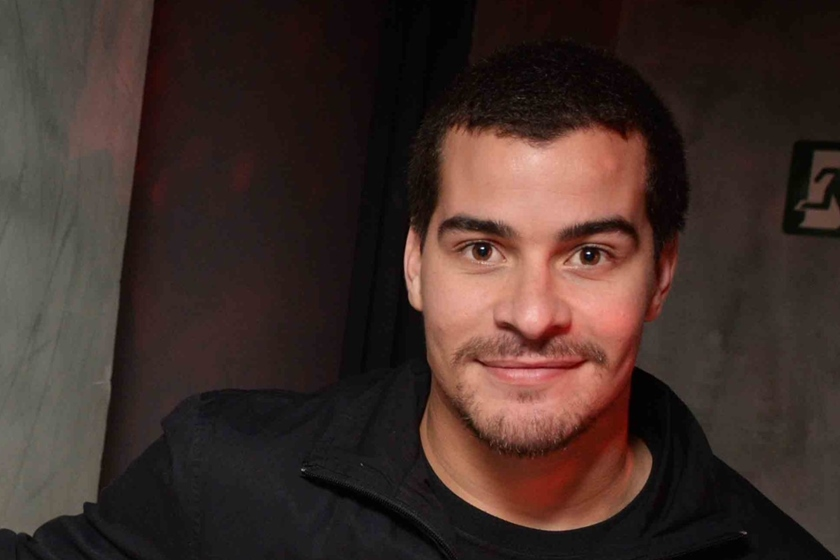
#> input picture aula-4-classificacao-objetos-analise-facial/desafio-1/imagens/foto.jpg, 840 x 560 px
$ jupyter execute desafio-1-solucao-colab.ipynb   (shell and % lines are left out)
#> lines starting #> are read from the running program, lines starting #| are printed output that depends on the picture; after the words box and inside, x2 and y2 are one past the last pixel; in counts of white or black regions, pixels touching at a corner belong together
#> further down, imagem is the input picture: shape (560, 840, 3); mean B, G, R 41.3, 46.5, 63.8
## Desafio 1

> Atenção: este notebook foi desenhado para funcionar no **Google Colab**. Se pretende executar localmente prefira a versão local deste notebook, sem o sufixo ```-colab```.

Pesquise no repositório de classificadores pré-treinados de Haar, um classificador de sorriso e exiba em tela a área referente ao retângulo do sorriso detectado.

Por se tratar de um componente de face, avalie combinar mais que um classificador.

## 1. Requerimentos

Todas as bibliotecas já estão instaladas no Google Colab.

* OpenCV >= 3.4.3
* Matplotlib >= 3.1.3
* Seaborn >= 0.0.10
* Numpy >= 1.18.1

### 1.2 Arquivos

Baixe o repositório do GitHub utilizando o comando abaixo. Em caso de atualização, utilize o comando para apagar o diretório antes.

Vamos agora posicionar o diretório do repositório para a aula respectiva. Nesse caso envie o comando de mudança de diretório.

[cell 1]
%cd fiap-ml-visao-computacional/aula-4-classificacao-objetos-analise-facial/desafio-1/

Importação de bibliotecas.

[cell 2]
import cv2
from matplotlib import pyplot as plt
import numpy as np

## 2. Solução

Construir uma função que receba uma imagem, analise se exista um rosto humano e identifique um sorriso. O tamanho identificado do sorriso pode identificar alguma intensidade.

Retorne a imagem com o tamanho do sorrido incluído na imagem de entrada, bem como com o retângulo delimitador nele.

[cell 3]
face_classifier = cv2.CascadeClassifier('../classificadores/haarcascade_frontalface_default.xml')
smile_classifier = cv2.CascadeClassifier('../classificadores/haarcascade_smile.xml')

def identificar_sorriso(imagem):

    gray = cv2.cvtColor(imagem, cv2.COLOR_BGR2GRAY)
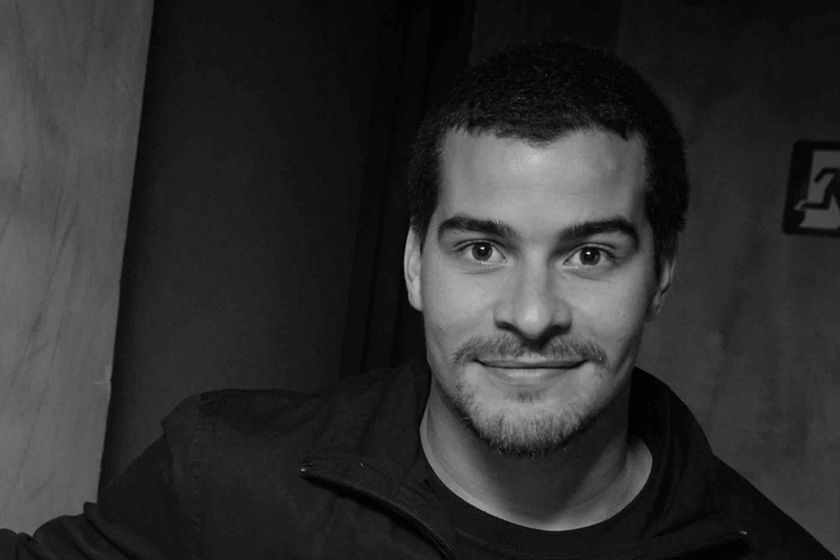
#> gray: shape (560, 840); min 0, max 244, mean 46.9
    faces = face_classifier.detectMultiScale(gray, 1.3, 5)
#> faces = [[384, 134, 304, 304]]

    if faces is ():
         cv2.putText(imagem, "rosto ausente", (50,50), cv2.FONT_HERSHEY_SIMPLEX, 1, (255,255,0), 2)

    for (x,y,w,h) in faces:

        cv2.rectangle(imagem, (x,y), (x+w, y+h), (255,255,0), 1)
        roi_gray = gray[y:y+h, x:x+w]
        roi_color = imagem[y:y+h, x:x+w]

        smile = smile_classifier.detectMultiScale(roi_gray, 1.7, 22, minSize=(25, 25))

        for (x, y, w, h) in smile:
            cv2.rectangle(roi_color, (x, y), (x+w, y+h), (255,255,0), 1)
            tamanho = int(w) * int(h)
            cv2.putText(imagem, "sorriso %s pixels"%(tamanho), (50,80), cv2.FONT_HERSHEY_SIMPLEX, 1, (255,255,0), 2)
            break
#> this loop made 1 pass
#> smile on pass 1: [[92, 208, 104, 52], [57, 187, 177, 88]]
#> pass 1, in identificar_sorriso, `roi_gray = gray[y:y+h, x:x+w]`:
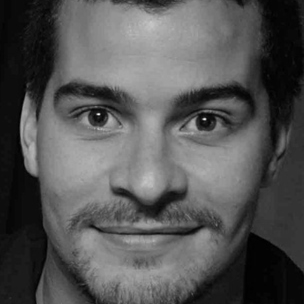
#> roi_gray: shape (304, 304); min 0, max 244, mean 84.6
#> pass 1, in identificar_sorriso, `roi_color = imagem[y:y+h, x:x+w]`:
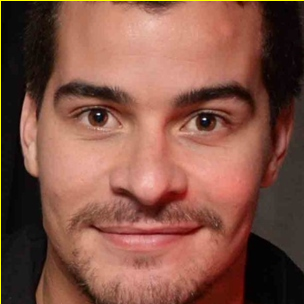
#> roi_color: shape (304, 304, 3); mean R, G, B 131.5, 84.4, 70.4
#> after the loop:
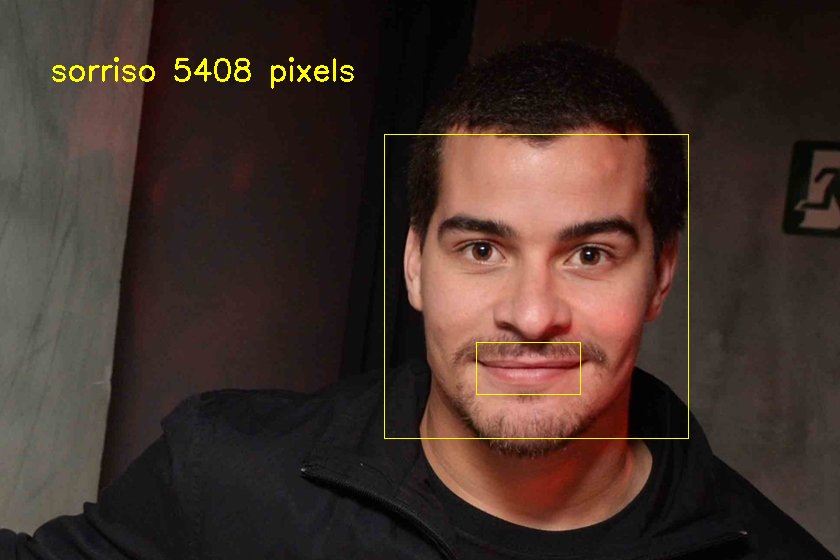
#> imagem: shape (560, 840, 3); mean R, G, B 65.3, 48.2, 41
#> after the loop:
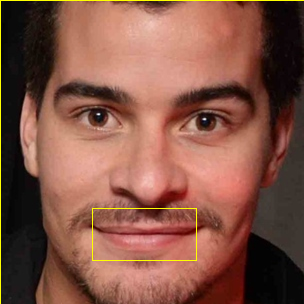
#> roi_color: shape (304, 304, 3); 0.34% of pixels changed, all inside (x1, y1, x2, y2) = (92, 208, 197, 261)

    return imagem

Faça o teste utilizando uma imagem de câmera.

Este método é de uso exclusivo do Colab, uma vez que não temos acesso direto a câmera do dispositivo.

Obtido dos [snippets avançados](https://colab.research.google.com/notebooks/snippets/advanced_outputs.ipynb#scrollTo=buJCl90WhNfq) do Google Colab.

[cell 4]
from IPython.display import display, Javascript
from google.colab.output import eval_js
from base64 import b64decode

def take_photo(filename='photo.jpg', quality=0.8):
  js = Javascript('''
    async function takePhoto(quality) {
      const div = document.createElement('div');
      const capture = document.createElement('button');
      capture.textContent = 'Capture';
      div.appendChild(capture);

      const video = document.createElement('video');
      video.style.display = 'block';
      const stream = await navigator.mediaDevices.getUserMedia({video: true});

      document.body.appendChild(div);
      div.appendChild(video);
      video.srcObject = stream;
      await video.play();

      // Resize the output to fit the video element.
      google.colab.output.setIframeHeight(document.documentElement.scrollHeight, true);

      // Wait for Capture to be clicked.
      await new Promise((resolve) => capture.onclick = resolve);

      const canvas = document.createElement('canvas');
      canvas.width = video.videoWidth;
      canvas.height = video.videoHeight;
      canvas.getContext('2d').drawImage(video, 0, 0);
      stream.getVideoTracks()[0].stop();
      div.remove();
      return canvas.toDataURL('image/jpeg', quality);
    }
    ''')
  display(js)
  data = eval_js('takePhoto({})'.format(quality))
  binary = b64decode(data.split(',')[1])
  with open(filename, 'wb') as f:
    f.write(binary)
  return filename

Função que obtem a foto da câmera do navegador e salva em uma pasta determinada.

[cell 5]
from IPython.display import Image
try:
  filename = take_photo("imagens/foto.jpg")
  print('Saved to {}'.format(filename))

  # Show the image which was just taken.
  display(Image(filename))
except Exception as err:
  # Errors will be thrown if the user does not have a webcam or if they do not
  # grant the page permission to access it.
  print(str(err))

[cell 6]
imagem = cv2.imread("imagens/foto.jpg")
imagem = cv2.cvtColor(imagem, cv2.COLOR_BGR2RGB)

imagem_proc = identificar_sorriso(imagem)

plt.figure(figsize=(30,20))
#> (this line was passed over: IPython is not available in this run)
plt.imshow(imagem_proc)
#> (this line was passed over: IPython is not available in this run)
plt.title("Sorriso")
#> (this line was passed over: IPython is not available in this run)
